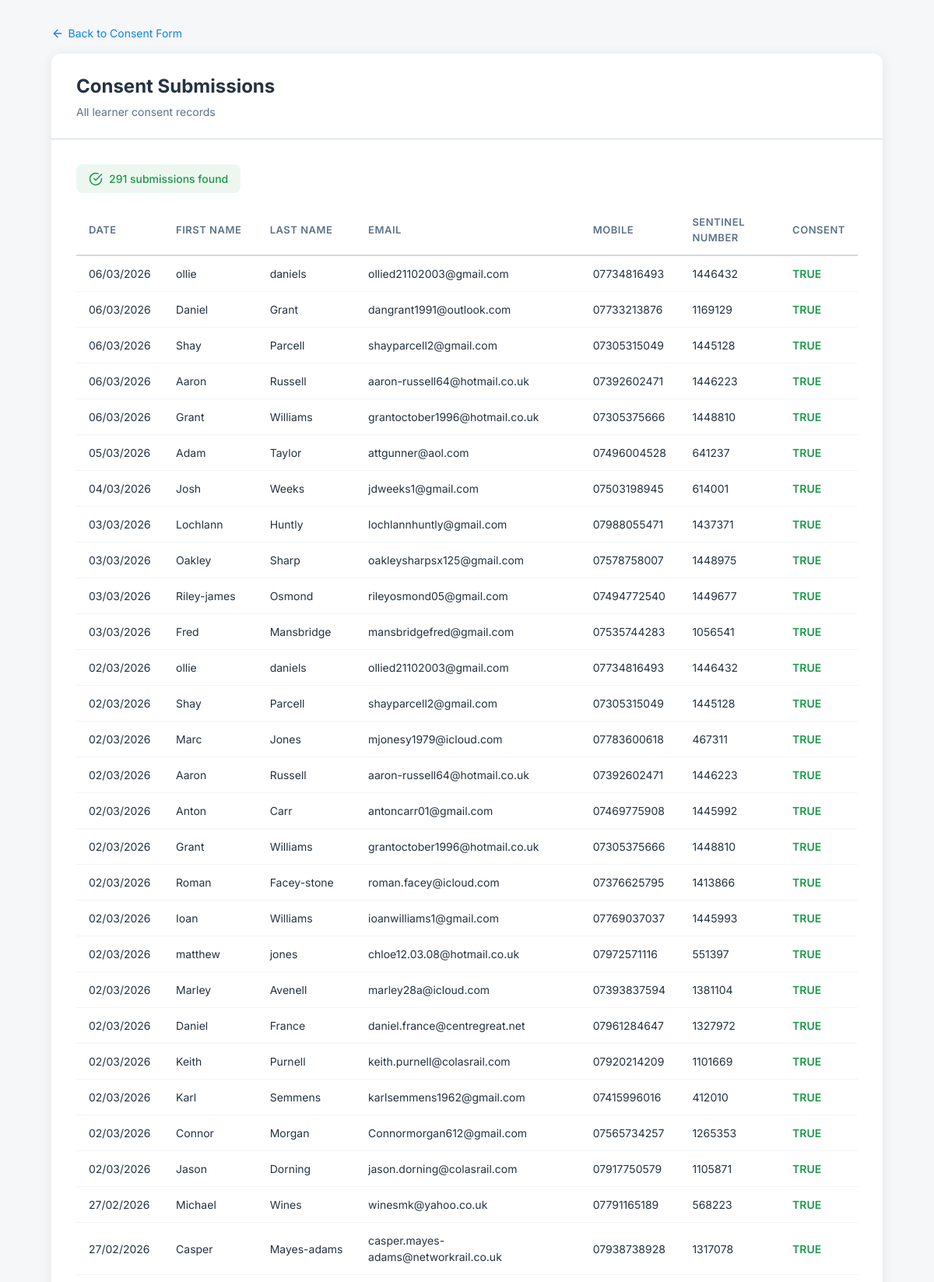
/submissions.php (upper part), run on the app's committed database.
### tables this page shows
CREATE TABLE `consent_submissions` (
  `id` INT UNSIGNED NOT NULL AUTO_INCREMENT,
  `first_name` VARCHAR(255) NOT NULL,
  `last_name` VARCHAR(255) NOT NULL,
  `email` VARCHAR(255) NOT NULL,
  `mobile` VARCHAR(20) NOT NULL,
  `sentinel_number` VARCHAR(100) NOT NULL,
  `consent` TINYINT(1) NOT NULL DEFAULT 1,
  `submitted_at` DATETIME NOT NULL DEFAULT CURRENT_TIMESTAMP,
  PRIMARY KEY (`id`),
  INDEX `idx_email` (`email`),
  INDEX `idx_sentinel` (`sentinel_number`),
  INDEX `idx_submitted_at` (`submitted_at`)
);

### submissions.php (the view, shortened to what this page needs)
<?php
$error = null;
$rows  = [];
try {
    $db   = getDb();
    $stmt = $db->query(
        'SELECT id, first_name, last_name, email, mobile, sentinel_number, consent, submitted_at
         FROM consent_submissions
         ORDER BY submitted_at DESC'
    );
    $rows = $stmt->fetchAll();
} catch (PDOException $e) {
    $error = 'Failed to load submissions. Please try again.';
}
?>
<!DOCTYPE html>
<html lang="en">
<head>
    <link rel="stylesheet" href="css/style.css">
</head>
<body>
    <div class="container-wide">
        <a href="index.php" class="nav-link">
            <svg xmlns="http://www.w3.org/2000/svg" width="16" height="16" viewBox="0 0 24 24" fill="none" stroke="currentColor" stroke-width="2" stroke-linecap="round" stroke-linejoin="round"><path d="m12 19-7-7 7-7"/><path d="M19 12H5"/></svg>
            Back to Consent Form
        </a>
        <div class="card">
            <div class="card-header">
                <h1>Consent Submissions</h1>
                <p class="subtitle">All learner consent records</p>
            </div>
            <div class="card-body">
                <?php if ($error): ?>
                    <div class="alert-error">
                        <svg xmlns="http://www.w3.org/2000/svg" viewBox="0 0 24 24" fill="none" stroke="currentColor" stroke-width="2" stroke-linecap="round" stroke-linejoin="round"><circle cx="12" cy="12" r="10"/><line x1="12" y1="8" x2="12" y2="12"/><line x1="12" y1="16" x2="12.01" y2="16"/></svg>
                        <span><?= htmlspecialchars($error) ?></span>
                    </div>
                <?php else: ?>
                    <div class="count-badge">
                        <svg xmlns="http://www.w3.org/2000/svg" viewBox="0 0 24 24" fill="none" stroke="currentColor" stroke-width="2" stroke-linecap="round" stroke-linejoin="round"><path d="M22 11.08V12a10 10 0 1 1-5.93-9.14"/><polyline points="22 4 12 14.01 9 11.01"/></svg>
                        <?= count($rows) ?> submission<?= count($rows) !== 1 ? 's' : '' ?> found
                    </div>
                    <?php if (count($rows) > 0): ?>
                        <div class="table-wrap">
                            <table>
                                <thead>
                                    <tr>
                                        <th>Date</th>
                                        <th>First Name</th>
                                        <th>Last Name</th>
                                        <th>Email</th>
                                        <th>Mobile</th>
                                        <th>Sentinel Number</th>
                                        <th>Consent</th>
                                    </tr>
                                </thead>
                                <tbody>
                                    <?php foreach ($rows as $i => $row): ?>
                                        <?php $date = new DateTime($row['submitted_at']); ?>
                                        <tr data-testid="row-<?= $i ?>">
                                            <td data-testid="cell-<?= $i ?>-0"><?= $date->format('d/m/Y') ?></td>
                                            <td data-testid="cell-<?= $i ?>-1"><?= htmlspecialchars($row['first_name']) ?></td>
                                            <td data-testid="cell-<?= $i ?>-2"><?= htmlspecialchars($row['last_name']) ?></td>
                                            <td data-testid="cell-<?= $i ?>-3"><?= htmlspecialchars($row['email']) ?></td>
                                            <td data-testid="cell-<?= $i ?>-4"><?= htmlspecialchars($row['mobile']) ?></td>
                                            <td data-testid="cell-<?= $i ?>-5"><?= htmlspecialchars($row['sentinel_number']) ?></td>
                                            <td data-testid="cell-<?= $i ?>-6" class="<?= $row['consent'] ? 'consent-yes' : 'consent-no' ?>">
                                                <?= $row['consent'] ? 'TRUE' : 'FALSE' ?>
                                            </td>
                                        </tr>
                                    <?php endforeach; ?>
                                </tbody>
                            </table>
                        </div>
                    <?php else: ?>
                        <p class="empty-state">No submissions yet.</p>
                    <?php endif; ?>
                <?php endif; ?>
            </div>
        </div>
    </div>
</body>
</html>

### css/style.css (style rules this page uses)
*, *::before, *::after { box-sizing: border-box; margin: 0; padding: 0; }
:root { --background: hsl(216, 20%, 97%); --foreground: hsl(210, 30%, 20%); --card: hsl(0, 0%, 100%); --card-foreground: hsl(210, 30%, 20%); --primary: hsl(207, 90%, 48%); --primary-foreground: hsl(0, 0%, 100%); --secondary: hsl(174, 100%, 29%); --secondary-foreground: hsl(0, 0%, 100%); --muted: hsl(210, 20%, 96%); --muted-foreground: hsl(210, 20%, 45%); --accent: hsl(210, 40%, 94%); --accent-foreground: hsl(210, 30%, 20%); --destructive: hsl(0, 65%, 51%); --border: hsl(210, 20%, 85%); --input: hsl(210, 20%, 85%); --ring: hsl(207, 90%, 48%); --radius: 8px; --orange: hsl(24, 95%, 53%); --orange-hover: hsl(24, 95%, 46%); }
body { font-family: 'Inter', system-ui, -apple-system, sans-serif; background: var(--background); color: var(--foreground); -webkit-font-smoothing: antialiased; -moz-osx-font-smoothing: grayscale; min-height: 100vh; line-height: 1.5; }
.container-wide { max-width: 1100px; margin: 0 auto; padding: 2rem 1rem; }
.card { background: var(--card); border-radius: 12px; box-shadow: 0 2px 16px rgba(0, 0, 0, 0.08); overflow: hidden; }
.card-body { padding: 2rem; }
.card-header { padding: 1.5rem 2rem; border-bottom: 1px solid var(--border); }
.card-header h1 { font-size: 1.5rem; font-weight: 700; }
.card-header .subtitle { font-size: 0.875rem; color: var(--muted-foreground); margin-top: 0.25rem; }
.count-badge { display: inline-flex; align-items: center; gap: 0.5rem; color: hsl(142, 71%, 35%); font-weight: 500; font-size: 0.875rem; padding: 0.5rem 1rem; background: hsla(142, 71%, 35%, 0.08); border-radius: var(--radius); margin-bottom: 1rem; }
.count-badge svg { width: 18px; height: 18px; }
.table-wrap { overflow-x: auto; }
table { width: 100%; border-collapse: collapse; }
thead tr { border-bottom: 2px solid var(--border); }
th { padding: 0.75rem 1rem; text-align: left; font-size: 0.8125rem; font-weight: 600; color: var(--muted-foreground); text-transform: uppercase; letter-spacing: 0.04em; }
td { padding: 0.75rem 1rem; font-size: 0.875rem; border-bottom: 1px solid var(--muted); }
.consent-yes { color: hsl(142, 71%, 35%); font-weight: 600; }
.nav-link { display: inline-flex; align-items: center; gap: 0.35rem; font-size: 0.875rem; color: var(--primary); text-decoration: none; margin-bottom: 1rem; }

### data on the page
consent_submissions: submitted_at "06/03/2026", first_name "ollie", last_name "daniels", email "ollied21102003@gmail.com", mobile "07734816493", sentinel_number "1446432", consent "TRUE"
consent_submissions: submitted_at "06/03/2026", first_name "Daniel", last_name "Grant", email "dangrant1991@outlook.com", mobile "07733213876", sentinel_number "1169129", consent "TRUE"
consent_submissions: submitted_at "06/03/2026", first_name "Shay", last_name "Parcell", email "shayparcell2@gmail.com", mobile "07305315049", sentinel_number "1445128", consent "TRUE"
consent_submissions: submitted_at "06/03/2026", first_name "Aaron", last_name "Russell", email "aaron-russell64@hotmail.co.uk", mobile "07392602471", sentinel_number "1446223", consent "TRUE"
consent_submissions: submitted_at "06/03/2026", first_name "Grant", last_name "Williams", email "grantoctober1996@hotmail.co.uk", mobile "07305375666", sentinel_number "1448810", consent "TRUE"
consent_submissions: submitted_at "05/03/2026", first_name "Adam", last_name "Taylor", email "attgunner@aol.com", mobile "07496004528", sentinel_number "641237", consent "TRUE"
consent_submissions: submitted_at "04/03/2026", first_name "Josh", last_name "Weeks", email "jdweeks1@gmail.com", mobile "07503198945", sentinel_number "614001", consent "TRUE"
consent_submissions: submitted_at "03/03/2026", first_name "Lochlann", last_name "Huntly", email "lochlannhuntly@gmail.com", mobile "07988055471", sentinel_number "1437371", consent "TRUE"
consent_submissions: submitted_at "03/03/2026", first_name "Oakley", last_name "Sharp", email "oakleysharpsx125@gmail.com", mobile "07578758007", sentinel_number "1448975", consent "TRUE"
consent_submissions: submitted_at "03/03/2026", first_name "Riley-james", last_name "Osmond", email "rileyosmond05@gmail.com", mobile "07494772540", sentinel_number "1449677", consent "TRUE"
consent_submissions: submitted_at "03/03/2026", first_name "Fred", last_name "Mansbridge", email "mansbridgefred@gmail.com", mobile "07535744283", sentinel_number "1056541", consent "TRUE"
consent_submissions: submitted_at "02/03/2026", first_name "ollie", last_name "daniels", email "ollied21102003@gmail.com", mobile "07734816493", sentinel_number "1446432", consent "TRUE"
consent_submissions: submitted_at "02/03/2026", first_name "Shay", last_name "Parcell", email "shayparcell2@gmail.com", mobile "07305315049", sentinel_number "1445128", consent "TRUE"
consent_submissions: submitted_at "02/03/2026", first_name "Marc", last_name "Jones", email "mjonesy1979@icloud.com", mobile "07783600618", sentinel_number "467311", consent "TRUE"
consent_submissions: submitted_at "02/03/2026", first_name "Aaron", last_name "Russell", email "aaron-russell64@hotmail.co.uk", mobile "07392602471", sentinel_number "1446223", consent "TRUE"
consent_submissions: submitted_at "02/03/2026", first_name "Anton", last_name "Carr", email "antoncarr01@gmail.com", mobile "07469775908", sentinel_number "1445992", consent "TRUE"
consent_submissions: submitted_at "02/03/2026", first_name "Grant", last_name "Williams", email "grantoctober1996@hotmail.co.uk", mobile "07305375666", sentinel_number "1448810", consent "TRUE"
consent_submissions: submitted_at "02/03/2026", first_name "Roman", last_name "Facey-stone", email "roman.facey@icloud.com", mobile "07376625795", sentinel_number "1413866", consent "TRUE"
consent_submissions: submitted_at "02/03/2026", first_name "Ioan", last_name "Williams", email "ioanwilliams1@gmail.com", mobile "07769037037", sentinel_number "1445993", consent "TRUE"
consent_submissions: submitted_at "02/03/2026", first_name "matthew", last_name "jones", email "chloe12.03.08@hotmail.co.uk", mobile "07972571116", sentinel_number "551397", consent "TRUE"
consent_submissions: submitted_at "02/03/2026", first_name "Marley", last_name "Avenell", email "marley28a@icloud.com", mobile "07393837594", sentinel_number "1381104", consent "TRUE"
consent_submissions: submitted_at "02/03/2026", first_name "Daniel", last_name "France", email "daniel.france@centregreat.net", mobile "07961284647", sentinel_number "1327972", consent "TRUE"
consent_submissions: submitted_at "02/03/2026", first_name "Keith", last_name "Purnell", email "keith.purnell@colasrail.com", mobile "07920214209", sentinel_number "1101669", consent "TRUE"
consent_submissions: submitted_at "02/03/2026", first_name "Karl", last_name "Semmens", email "karlsemmens1962@gmail.com", mobile "07415996016", sentinel_number "412010", consent "TRUE"
consent_submissions: submitted_at "02/03/2026", first_name "Connor", last_name "Morgan", email "Connormorgan612@gmail.com", mobile "07565734257", sentinel_number "1265353", consent "TRUE"
consent_submissions: submitted_at "02/03/2026", first_name "Jason", last_name "Dorning", email "jason.dorning@colasrail.com", mobile "07917750579", sentinel_number "1105871", consent "TRUE"
consent_submissions: submitted_at "27/02/2026", first_name "Michael", last_name "Wines", email "winesmk@yahoo.co.uk", mobile "07791165189", sentinel_number "568223", consent "TRUE"
consent_submissions: submitted_at "27/02/2026", first_name "Casper", last_name "Mayes-adams", email "casper.mayes-adams@networkrail.co.uk", mobile "07938738928", sentinel_number "1317078", consent "TRUE"

### other printed values
count($rows) "291"
